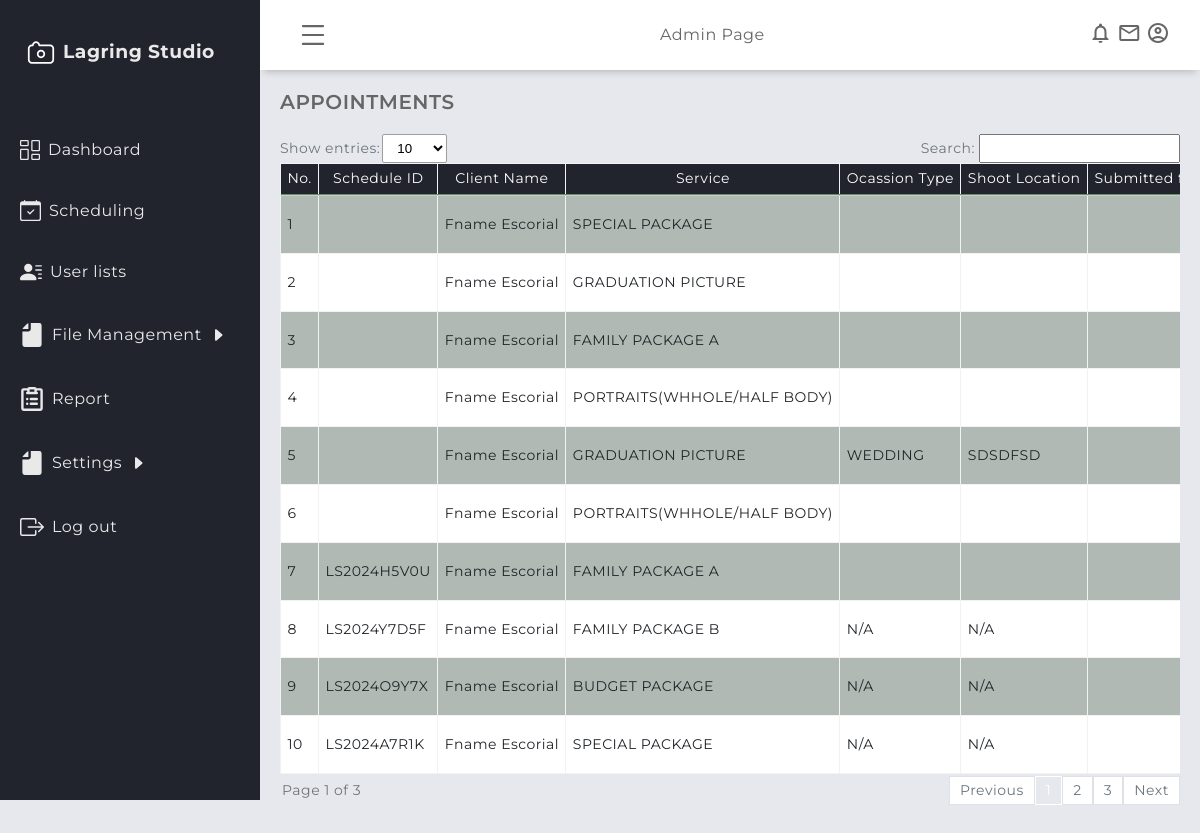
Page /admin/scheduled_task.php (signed in) on the committed database.
### tables this page shows
CREATE TABLE IF NOT EXISTS `appointment` (
  `apt_id` int NOT NULL AUTO_INCREMENT,
  `schedule_id` varchar(255) DEFAULT NULL,
  `user_id` int NOT NULL,
  `service_id` int NOT NULL,
  `apt_occasion_type` varchar(200) DEFAULT NULL,
  `apt_datetime` datetime NOT NULL,
  `apt_location` varchar(255) DEFAULT NULL,
  `apt_status` varchar(200) NOT NULL DEFAULT 'PENDING',
  `apt_remark` varchar(500) NOT NULL DEFAULT 'Please wait for approval.',
  `apt_status_date` datetime DEFAULT NULL,
  `apt_date_added` datetime NOT NULL DEFAULT CURRENT_TIMESTAMP,
  `apt_photographer` varchar(255) DEFAULT NULL,
  `apt_submit_type` varchar(255) DEFAULT NULL,
  `walkin_fullname` varchar(255) DEFAULT NULL,
  `walkin_contact` varchar(255) DEFAULT NULL,
  PRIMARY KEY (`apt_id`),
  KEY `service_id` (`service_id`),
  KEY `user_id` (`user_id`)
);

CREATE TABLE IF NOT EXISTS `users` (
  `user_id` int NOT NULL AUTO_INCREMENT,
  `firstname` varchar(200) NOT NULL,
  `middlename` varchar(200) NOT NULL,
  `surname` varchar(200) NOT NULL,
  `registration_date` datetime NOT NULL DEFAULT CURRENT_TIMESTAMP,
  `contact` bigint NOT NULL,
  `email` varchar(200) NOT NULL,
  `password` varchar(200) NOT NULL,
  `role` varchar(250) NOT NULL,
  PRIMARY KEY (`user_id`)
);

CREATE TABLE IF NOT EXISTS `services` (
  `service_id` int NOT NULL AUTO_INCREMENT,
  `service_name` varchar(250) NOT NULL,
  `service_image` varchar(255) NOT NULL,
  `service_description` varchar(500) NOT NULL,
  `service_type` varchar(200) NOT NULL,
  `service_price` int DEFAULT NULL,
  `service_date_added` datetime NOT NULL DEFAULT CURRENT_TIMESTAMP,
  `archived_flag` int NOT NULL DEFAULT '1',
  PRIMARY KEY (`service_id`)
);

### admin/scheduled_task.php (the view, shortened to what this page needs)
<?php
    include('session.php');
?>
<!DOCTYPE html>
<html lang="en">
    <head>
        <link rel="stylesheet" href="../assets/global/css/design.css" />
        <link rel="stylesheet" href="../assets/global/css/global.css" />
        <link rel="stylesheet" href="../assets/admin/css/dashboardcontainer.css" />
        <link rel="stylesheet" href="../assets/global/css/table.css" />
        </head>
    <body>
        <?php require "header/header.php"?>
        <?php require "navigation/sidebar.php"?>
        <main class="main-container">
            <div class="main-title">
                <p class="font-weight-bold">APPOINTMENTS</p>
            </div>
        <div class= "showAndSearch  text-secondary align-items-center mb-1">
            <div class= "align-items-center">
                <label >Show entries:</label>
                    <select id="entriesPerPage">
                        <option value="10">10</option>
                    </select>
            </div>
            <div class= "align-items-center">
                <label for="searchInput" class="pr-1" >Search:</label>
                <div style="position: relative;">
                        <input type="text" id="searchInput" >
                </div>
            </div>
            <div id="table1" class="table-group-container active">
                <table id="table1" class="table table-striped table-bordered w-100">
                    <thead>
                        <tr>
                        <th>No.</th>
                            <th>Schedule ID</th>
                            <th>Client Name</th>
                            <th>Service</th>
                            <th>Ocassion Type</th>
                            <th>Shoot Location</th>
                            <th>Submitted from</th>
                        </tr>
                    </thead>
                <tbody>
                <?php
                $i = 1;
                $sql = mysqli_query($connection, "SELECT * FROM appointment, services, users WHERE appointment.apt_status != 'ARCHIVED' AND appointment.service_id = services.service_id AND appointment.user_id = users.user_id") or die(mysqli_error($connection));
                if (mysqli_num_rows($sql) > 0) {
                    while ($row = mysqli_fetch_array($sql)) {
                        $schedule_id = $row['schedule_id'];
                        $apt_submit_type = $row ['apt_submit_type'];
                        if($apt_submit_type == 'WALK-IN'){
                            $clientFullname =  ucwords(strtolower($row['walkin_fullname']));
                        }
                        else{
                            $clientFullname =  ucwords(strtolower($row['firstname'].' '. $row['surname']));
                        }
                        $sername = $row['service_name'];
                        $apt_occ = $row['apt_occasion_type'];
                        $apt_loc = $row['apt_location'];
                        $apt_submit_type = $row['apt_submit_type'];
                ?>
                        <tr>
                            <td><?php echo $i++ ?></td>
                            <td><?php echo $schedule_id ?></td>
                            <td><?php echo ($clientFullname); ?></td>
                            <td><?php echo strtoupper($sername); ?></td>
                            <td><?php echo strtoupper($apt_occ); ?></td>
                            <td><?php echo strtoupper($apt_loc); ?></td>
                            <td><?php echo strtoupper($apt_submit_type); ?></td>
                        </tr>
        <?php
        }}
            else {echo '<tr><td colspan="7" style="text-align: center;">No records found.</td></tr>';}
        ?>
                </tbody>
                </table>
        </div>
        <div class="pagination-container">
            <div id="pagination-label"></div>
                <div id="pagination" class="pagination">
                </div>
            </div>
        </div>
    </body>
</html>

### assets/global/css/design.css (style rules this page uses)
:root { --blue1: rgba(36, 175, 242); --blue2: rgba(7, 164, 241); --blue3: rgba(23, 147, 217); --blue4: rgba(4, 127, 204); --blue5: rgba(30,144,255); --light_blue: rgba(63, 194, 250); --dim_blue: rgba(137, 192, 223); --dark_blue: rgba(30, 70, 139); --gray: rgba(208, 216, 227); --dark_gray: rgba(141, 164, 196); --dirty_white: rgba(244, 244, 244); --red: rgba(254, 0, 0); --maroon: rgba(154, 0, 0); }
* { margin: 0; padding: 0; box-sizing: border-box; }
body { font-family: "Montserrat", sans-serif; letter-spacing: 0.5px; line-height: 1.2; scrollbar-color: smooth; background-color: #e6e8ed; color: #666666; }
.font-weight-bold { font-weight: 600; }

### assets/global/css/global.css (style rules this page uses)
.mb-1 { margin-bottom: 0.25rem; }
.pr-1 { padding-right: 0.25rem; }
.text-secondary { color: #6c757d !important; }
* { margin: 0; padding: 0; box-sizing: border-box; }
.w-100 { width: 100% !important; }
.align-items-center { display: flex; align-items: center; }

### assets/admin/css/dashboardcontainer.css (style rules this page uses)
.main-container { margin-top: 70px; margin-left: 260px; padding: 1.25rem; min-height: calc(100vh - 70px); transition: all 0.5s; -webkit-transition: all 0.5s; z-index: 8; }
.main-title { margin: 0 0 1.25rem 0; }
.main-title p { font-size: 1.25rem; }

### assets/global/css/table.css (style rules this page uses)
.table { width: 100%; margin-bottom: 2px; color: #212529; border-collapse: collapse; white-space: nowrap; }
.table th, .table td { padding: 0.4rem; align-items: center; border-top: 1px solid #cafaca77; }
.table thead th { vertical-align: bottom; border-bottom: 2px solid #cafaca77; background-color: #21232d; color: white; font-weight: normal; text-align: center; }
#table1 tbody tr:nth-child(odd) { background-color: #73847377; }
#table1 tbody tr:nth-child(even) { background-color: #ffffff; }
.table-bordered { border: 1px solid #cafaca77; }
.table-bordered th, .table-bordered td { border: 1px solid hsl(0, 0%, 95%); }
.table-bordered thead th, .table-bordered thead td { border-bottom-width: 2px; }
.table-striped tbody tr { background-color: rgba(0, 0, 0, 0.1); }
#entriesPerPage { background-color: white; border: 1px solid rgb(158, 158, 158); border-radius: 2px; padding: 5px 10px; align-items: center; margin-left: 2px; outline: none; }
#searchInput { padding: 5px 10px; outline: none; }
.showAndSearch { display: flex; justify-content: space-between; flex-wrap: wrap; font-size: 14px; margin-bottom: 10px; }
.pagination-container { display: flex; justify-content: space-between; align-items: center; font-size: 14px; width: 100%; }
#pagination-label { color: #6c757d; padding-left: 2px; }
.pagination { display: flex; align-items: center; }
.table-group-container { display: none; overflow-x: auto; }
.table-group-container.active { display: block; width: 100%; }

### rows in the picture
appointment: user.surname "Fname Escorial", service.service_name "SPECIAL PACKAGE"
appointment: user.surname "Fname Escorial", service.service_name "GRADUATION PICTURE"
appointment: user.surname "Fname Escorial", service.service_name "FAMILY PACKAGE A"
appointment: user.surname "Fname Escorial", service.service_name "PORTRAITS(WHHOLE/HALF BODY)"
appointment: user.surname "Fname Escorial", service.service_name "GRADUATION PICTURE", apt_occasion_type "WEDDING", apt_location "SDSDFSD"
appointment: user.surname "Fname Escorial", service.service_name "PORTRAITS(WHHOLE/HALF BODY)"
appointment: schedule "LS2024H5V0U", user.surname "Fname Escorial", service.service_name "FAMILY PACKAGE A"
appointment: schedule "LS2024Y7D5F", user.surname "Fname Escorial", service.service_name "FAMILY PACKAGE B", apt_occasion_type "N/A", apt_location "N/A"
appointment: schedule "LS2024O9Y7X", user.surname "Fname Escorial", service.service_name "BUDGET PACKAGE", apt_occasion_type "N/A", apt_location "N/A"
appointment: schedule "LS2024A7R1K", user.surname "Fname Escorial", service.service_name "SPECIAL PACKAGE", apt_occasion_type "N/A", apt_location "N/A"
